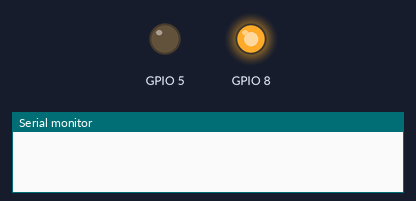
A sketch run on a simulated ESP32-S3. Shown: output pins drawn as LEDs (lit = HIGH), the last lines printed to the serial monitor. WiFi joins after 1.5 s; servers stay silent unless stated; storage starts empty.

Above: at 1.1 s.
At 1.7 s:
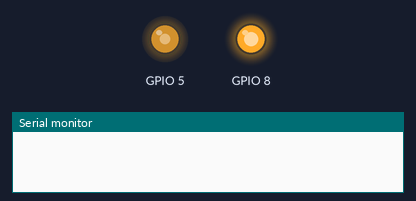
At 2.8 s:
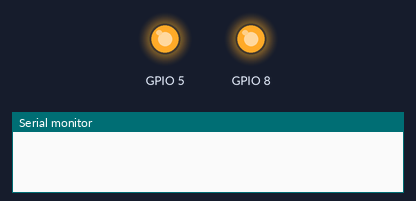
At 4.6 s:
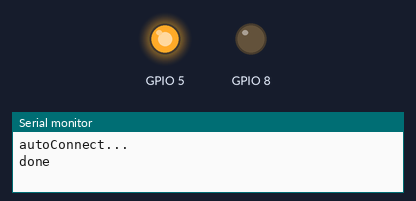
Timing chart, 0 to 6.1 s (numbered marks = the images above):
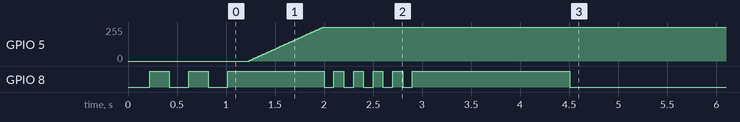

The sketch:

test_wifi.ino
```cpp
// ponytail: force SPIFFS format for WiFiManager persistence
#include <WiFi.h>
#include <WiFiManager.h>
#include <SPIFFS.h>

void setup() {
    SPIFFS.begin(true); // ponytail: format if needed
    pinMode(8, OUTPUT);
    for (int i = 0; i < 3; i++) { digitalWrite(8, LOW); delay(200); digitalWrite(8, HIGH); delay(200); }
    for (int d = 0; d <= 255; d += 5) { analogWrite(5, d); delay(15); }
    for (int i = 0; i < 5; i++) { digitalWrite(8, LOW); delay(100); digitalWrite(8, HIGH); delay(100); }
    WiFiManager wm;
    Serial.begin(115200);Serial.println("autoConnect..."); // ponytail: debug
    wm.autoConnect("PlotBridge");
    Serial.println("done");
    digitalWrite(8, LOW);
}
void loop() {}
```
